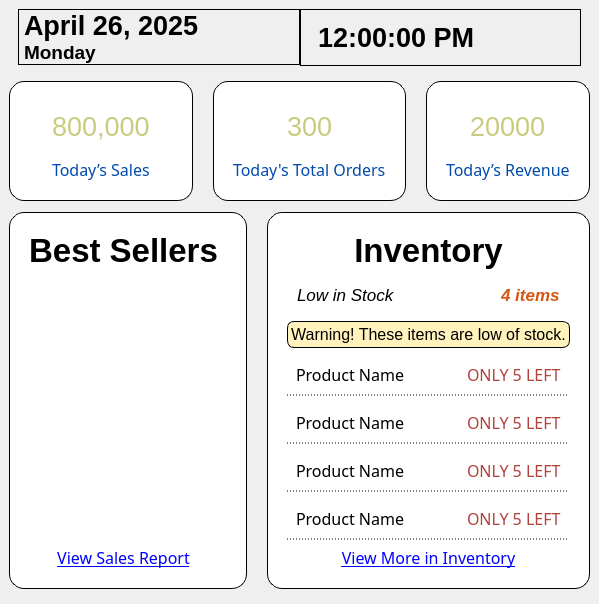
     <widget class="QStackedWidget" name="tabs">
      <property name="sizePolicy">
       <sizepolicy hsizetype="Expanding" vsizetype="Expanding">
        <horstretch>0</horstretch>
        <verstretch>0</verstretch>
       </sizepolicy>
      </property>
      <property name="currentIndex">
       <number>0</number>
      </property>
      <widget class="QWidget" name="pageDashboard">
       <layout class="QVBoxLayout" name="verticalLayout_2">
        <item alignment="Qt::AlignTop">
         <widget class="QWidget" name="header" native="true">
          <layout class="QHBoxLayout" name="horizontalLayout_2">
           <property name="spacing">
            <number>0</number>
           </property>
           <property name="leftMargin">
            <number>0</number>
           </property>
           <property name="topMargin">
            <number>0</number>
           </property>
           <property name="rightMargin">
            <number>0</number>
           </property>
           <property name="bottomMargin">
            <number>0</number>
           </property>
           <item>
            <widget class="QWidget" name="dateday" native="true">
             <property name="styleSheet">
              <string notr="true"/>
             </property>
             <layout class="QHBoxLayout" name="horizontalLayout_3">
              <property name="topMargin">
               <number>0</number>
              </property>
              <property name="rightMargin">
               <number>0</number>
              </property>
              <item alignment="Qt::AlignTop">
               <widget class="QLabel" name="realdateday">
                <property name="font">
                 <font>
                  <pointsize>15</pointsize>
                 </font>
                </property>
                <property name="styleSheet">
                 <string notr="true">QLabel {
    background-color: transparent;
    border: 1px solid black;
}
</string>
                </property>
                <property name="text">
                 <string>&lt;html&gt;&lt;head/&gt;&lt;body&gt;&lt;p&gt;&lt;span style=&quot; font-size:20pt; font-weight:600;&quot;&gt;April 26, 2025&lt;/span&gt;&lt;span style=&quot; font-size:20pt; font-weight:600;&quot;&gt;&lt;br/&gt;&lt;/span&gt;&lt;span style=&quot; font-size:14pt; font-weight:600;&quot;&gt;Monday&lt;/span&gt;&lt;/p&gt;&lt;/body&gt;&lt;/html&gt;</string>
                </property>
               </widget>
              </item>
             </layout>
            </widget>
           </item>
           <item>
            <widget class="QWidget" name="time" native="true">
             <layout class="QHBoxLayout" name="horizontalLayout_4">
              <property name="leftMargin">
               <number>0</number>
              </property>
              <property name="topMargin">
               <number>0</number>
              </property>
              <item alignment="Qt::AlignTop">
               <widget class="QLabel" name="realtime">
                <property name="font">
                 <font>
                  <pointsize>15</pointsize>
                 </font>
                </property>
                <property name="styleSheet">
                 <string notr="true">QLabel {
    background-color: transparent;
    border: 1px solid black;
    padding: 12px;
    text-align: center;
}
</string>
                </property>
                <property name="text">
                 <string>&lt;html&gt;&lt;head/&gt;&lt;body&gt;&lt;p&gt;&lt;span style=&quot; font-size:20pt; font-weight:600;&quot;&gt;12:00:00 PM&lt;/span&gt;&lt;/p&gt;&lt;/body&gt;&lt;/html&gt;</string>
                </property>
               </widget>
              </item>
             </layout>
            </widget>
           </item>
          </layout>
         </widget>
        </item>
        <item>
         <widget class="QWidget" name="records" native="true">
          <property name="styleSheet">
           <string notr="true">QWidget{
background: transparent;}


#orderss {
    background-color: white;
    border: 1px solid black;
	border-radius: 15;
    padding: 10px;
}

#saless {
    background-color: white;
    border: 1px solid black;
	border-radius: 15;
    padding: 10px;
}

#revenue {
    background-color: white;
    border: 1px solid black;
	border-radius: 15;
    padding: 10px;
}
</string>
          </property>
          <layout class="QHBoxLayout" name="horizontalLayout_5">
           <property name="spacing">
            <number>20</number>
           </property>
           <property name="leftMargin">
            <number>0</number>
           </property>
           <property name="topMargin">
            <number>0</number>
           </property>
           <property name="rightMargin">
            <number>0</number>
           </property>
           <property name="bottomMargin">
            <number>0</number>
           </property>
           <item>
            <widget class="QFrame" name="saless">
             <property name="styleSheet">
              <string notr="true">
</string>
             </property>
             <property name="frameShape">
              <enum>QFrame::StyledPanel</enum>
             </property>
             <property name="frameShadow">
              <enum>QFrame::Raised</enum>
             </property>
             <layout class="QVBoxLayout" name="verticalLayout_5">
              <item>
               <widget class="QFrame" name="frame">
                <property name="frameShape">
                 <enum>QFrame::StyledPanel</enum>
                </property>
                <property name="frameShadow">
                 <enum>QFrame::Raised</enum>
                </property>
                <layout class="QHBoxLayout" name="horizontalLayout_6">
                 <item>
                  <widget class="QLabel" name="label_6">
                   <property name="maximumSize">
                    <size>
                     <width>50</width>
                     <height>40</height>
                    </size>
                   </property>
                   <property name="text">
                    <string/>
                   </property>
                   <property name="pixmap">
                    <pixmap>moneyhand_icon.svg</pixmap>
                   </property>
                   <property name="scaledContents">
                    <bool>true</bool>
                   </property>
                  </widget>
                 </item>
                 <item alignment="Qt::AlignHCenter">
                  <widget class="QLabel" name="label">
                   <property name="font">
                    <font>
                     <family>MS Shell Dlg 2</family>
                     <pointsize>20</pointsize>
                    </font>
                   </property>
                   <property name="styleSheet">
                    <string notr="true">color:#c9cc7f;
font-family: &quot;MS Shell Dlg 2&quot;, sans-serif;
background: transparent;
</string>
                   </property>
                   <property name="text">
                    <string>800,000</string>
                   </property>
                  </widget>
                 </item>
                 <item>
                  <widget class="QLabel" name="label_4">
                   <property name="maximumSize">
                    <size>
                     <width>45</width>
                     <height>30</height>
                    </size>
                   </property>
                   <property name="text">
                    <string/>
                   </property>
                   <property name="pixmap">
                    <pixmap>up.png</pixmap>
                   </property>
                   <property name="scaledContents">
                    <bool>true</bool>
                   </property>
                  </widget>
                 </item>
                </layout>
               </widget>
              </item>
              <item alignment="Qt::AlignHCenter">
               <widget class="QLabel" name="label_5">
                <property name="font">
                 <font>
                  <family>Poppins</family>
                  <pointsize>12</pointsize>
                 </font>
                </property>
                <property name="styleSheet">
                 <string notr="true">color: #004aad;
font-family: 'Poppins', Medium;
background: transparent;</string>
                </property>
                <property name="text">
                 <string>Today’s Sales</string>
                </property>
               </widget>
              </item>
             </layout>
            </widget>
           </item>
           <item>
            <widget class="QFrame" name="orderss">
             <property name="styleSheet">
              <string notr="true"/>
             </property>
             <property name="frameShape">
              <enum>QFrame::StyledPanel</enum>
             </property>
             <property name="frameShadow">
              <enum>QFrame::Raised</enum>
             </property>
             <layout class="QVBoxLayout" name="verticalLayout_8">
              <item>
               <widget class="QFrame" name="frame_2">
                <property name="frameShape">
                 <enum>QFrame::StyledPanel</enum>
                </property>
                <property name="frameShadow">
                 <enum>QFrame::Raised</enum>
                </property>
                <layout class="QHBoxLayout" name="horizontalLayout_8">
                 <item>
                  <widget class="QLabel" name="label_11">
                   <property name="maximumSize">
                    <size>
                     <width>50</width>
                     <height>40</height>
                    </size>
                   </property>
                   <property name="text">
                    <string/>
                   </property>
                   <property name="pixmap">
                    <pixmap>moneyhand_icon.svg</pixmap>
                   </property>
                   <property name="scaledContents">
                    <bool>true</bool>
                   </property>
                  </widget>
                 </item>
                 <item alignment="Qt::AlignHCenter">
                  <widget class="QLabel" name="label_12">
                   <property name="font">
                    <font>
                     <family>MS Shell Dlg 2</family>
                     <pointsize>20</pointsize>
                    </font>
                   </property>
                   <property name="styleSheet">
                    <string notr="true">color:#c9cc7f;
font-family: &quot;MS Shell Dlg 2&quot;, sans-serif;
background: transparent;
</string>
                   </property>
                   <property name="text">
                    <string>300</string>
                   </property>
                  </widget>
                 </item>
                 <item>
                  <widget class="QLabel" name="label_13">
                   <property name="maximumSize">
                    <size>
                     <width>45</width>
                     <height>30</height>
                    </size>
                   </property>
                   <property name="text">
                    <string/>
                   </property>
                   <property name="pixmap">
                    <pixmap>up.png</pixmap>
                   </property>
                   <property name="scaledContents">
                    <bool>true</bool>
                   </property>
                  </widget>
                 </item>
                </layout>
               </widget>
              </item>
              <item alignment="Qt::AlignHCenter">
               <widget class="QLabel" name="label_7">
                <property name="font">
                 <font>
                  <family>Poppins</family>
                  <pointsize>12</pointsize>
                 </font>
                </property>
                <property name="styleSheet">
                 <string notr="true">color: #004aad;
font-family: 'Poppins', Medium;
background: transparent;</string>
                </property>
                <property name="text">
                 <string>Today's Total Orders</string>
                </property>
               </widget>
              </item>
             </layout>
            </widget>
           </item>
           <item>
            <widget class="QFrame" name="revenue">
             <property name="styleSheet">
              <string notr="true"/>
             </property>
             <property name="frameShape">
              <enum>QFrame::StyledPanel</enum>
             </property>
             <property name="frameShadow">
              <enum>QFrame::Raised</enum>
             </property>
             <layout class="QVBoxLayout" name="verticalLayout_7">
              <item>
               <widget class="QFrame" name="frame_3">
                <property name="frameShape">
                 <enum>QFrame::StyledPanel</enum>
                </property>
                <property name="frameShadow">
                 <enum>QFrame::Raised</enum>
                </property>
                <layout class="QHBoxLayout" name="horizontalLayout_10">
                 <item>
                  <widget class="QLabel" name="label_18">
                   <property name="maximumSize">
                    <size>
                     <width>50</width>
                     <height>40</height>
                    </size>
                   </property>
                   <property name="text">
                    <string/>
                   </property>
                   <property name="pixmap">
                    <pixmap>moneyhand_icon.svg</pixmap>
                   </property>
                   <property name="scaledContents">
                    <bool>true</bool>
                   </property>
                  </widget>
                 </item>
                 <item alignment="Qt::AlignHCenter">
                  <widget class="QLabel" name="label_19">
                   <property name="font">
                    <font>
                     <family>MS Shell Dlg 2</family>
                     <pointsize>20</pointsize>
                    </font>
                   </property>
                   <property name="styleSheet">
                    <string notr="true">color:#c9cc7f;
font-family: &quot;MS Shell Dlg 2&quot;, sans-serif;
background: transparent;
</string>
                   </property>
                   <property name="text">
                    <string>20000</string>
                   </property>
                  </widget>
                 </item>
                 <item>
                  <widget class="QLabel" name="label_20">
                   <property name="maximumSize">
                    <size>
                     <width>45</width>
                     <height>30</height>
                    </size>
                   </property>
                   <property name="text">
                    <string/>
                   </property>
                   <property name="pixmap">
                    <pixmap>up.png</pixmap>
                   </property>
                   <property name="scaledContents">
                    <bool>true</bool>
                   </property>
                  </widget>
                 </item>
                </layout>
               </widget>
              </item>
              <item alignment="Qt::AlignHCenter">
               <widget class="QLabel" name="label_14">
                <property name="font">
                 <font>
                  <family>Poppins</family>
                  <pointsize>12</pointsize>
                 </font>
                </property>
                <property name="styleSheet">
                 <string notr="true">color: #004aad;
font-family: 'Poppins', Medium;
background: transparent;</string>
                </property>
                <property name="text">
                 <string>Today’s Revenue</string>
                </property>
               </widget>
              </item>
             </layout>
            </widget>
           </item>
          </layout>
         </widget>
        </item>
        <item>
         <widget class="QWidget" name="graph" native="true">
          <property name="sizePolicy">
           <sizepolicy hsizetype="Preferred" vsizetype="Expanding">
            <horstretch>0</horstretch>
            <verstretch>0</verstretch>
           </sizepolicy>
          </property>
          <property name="styleSheet">
           <string notr="true">QWidget{
background: transparent;}


#bestSell {
    background-color: white;
    border: 1px solid black;
	border-radius: 15;
    padding: 10px;
}
#Inventory{
    background-color: white;
    border: 1px solid black;
	border-radius: 15;
    padding: 10px;
}</string>
          </property>
          <layout class="QHBoxLayout" name="horizontalLayout_11">
           <property name="spacing">
            <number>20</number>
           </property>
           <property name="leftMargin">
            <number>0</number>
           </property>
           <property name="topMargin">
            <number>5</number>
           </property>
           <property name="rightMargin">
            <number>0</number>
           </property>
           <property name="bottomMargin">
            <number>6</number>
           </property>
           <item>
            <widget class="QFrame" name="bestSell">
             <property name="styleSheet">
              <string notr="true"/>
             </property>
             <property name="frameShape">
              <enum>QFrame::StyledPanel</enum>
             </property>
             <property name="frameShadow">
              <enum>QFrame::Raised</enum>
             </property>
             <layout class="QVBoxLayout" name="verticalLayout_9">
              <property name="leftMargin">
               <number>0</number>
              </property>
              <property name="rightMargin">
               <number>9</number>
              </property>
              <item>
               <widget class="QLabel" name="label_21">
                <property name="sizePolicy">
                 <sizepolicy hsizetype="Minimum" vsizetype="Fixed">
                  <horstretch>0</horstretch>
                  <verstretch>0</verstretch>
                 </sizepolicy>
                </property>
                <property name="font">
                 <font>
                  <pointsize>25</pointsize>
                  <weight>75</weight>
                  <bold>true</bold>
                 </font>
                </property>
                <property name="layoutDirection">
                 <enum>Qt::LeftToRight</enum>
                </property>
                <property name="styleSheet">
                 <string notr="true"/>
                </property>
                <property name="text">
                 <string>Best Sellers</string>
                </property>
                <property name="alignment">
                 <set>Qt::AlignHCenter|Qt::AlignTop</set>
                </property>
               </widget>
              </item>
              <item>
               <widget class="QFrame" name="chart">
                <property name="sizePolicy">
                 <sizepolicy hsizetype="Preferred" vsizetype="Expanding">
                  <horstretch>0</horstretch>
                  <verstretch>0</verstretch>
                 </sizepolicy>
                </property>
                <property name="styleSheet">
                 <string notr="true">background-color: white;
border: none;
</string>
                </property>
                <property name="frameShape">
                 <enum>QFrame::StyledPanel</enum>
                </property>
                <property name="frameShadow">
                 <enum>QFrame::Raised</enum>
                </property>
               </widget>
              </item>
              <item>
               <widget class="QPushButton" name="ViewSalesbtn">
                <property name="font">
                 <font>
                  <family>Poppins</family>
                  <pointsize>12</pointsize>
                  <underline>true</underline>
                 </font>
                </property>
                <property name="styleSheet">
                 <string notr="true">QPushButton{color: blue;
font-family: 'Poppins', Medium;
text-decoration: underline;
border: none;
background: transparent;}
QPushButton:hover {
color:#8d2721;
}
</string>
                </property>
                <property name="text">
                 <string>View Sales Report</string>
                </property>
               </widget>
              </item>
             </layout>
            </widget>
           </item>
           <item>
            <widget class="QFrame" name="Inventory">
             <property name="styleSheet">
              <string notr="true">#p1,#p2,#p3,#p4{
    border: none;
    border-bottom: 1px dotted black;
}
</string>
             </property>
             <property name="frameShape">
              <enum>QFrame::StyledPanel</enum>
             </property>
             <property name="frameShadow">
              <enum>QFrame::Raised</enum>
             </property>
             <layout class="QVBoxLayout" name="verticalLayout_10">
              <item>
               <widget class="QLabel" name="inventorylabel">
                <property name="sizePolicy">
                 <sizepolicy hsizetype="Minimum" vsizetype="Fixed">
                  <horstretch>0</horstretch>
                  <verstretch>0</verstretch>
                 </sizepolicy>
                </property>
                <property name="font">
                 <font>
                  <pointsize>25</pointsize>
                  <weight>75</weight>
                  <bold>true</bold>
                 </font>
                </property>
                <property name="layoutDirection">
                 <enum>Qt::LeftToRight</enum>
                </property>
                <property name="styleSheet">
                 <string notr="true"/>
                </property>
                <property name="text">
                 <string>Inventory</string>
                </property>
                <property name="alignment">
                 <set>Qt::AlignHCenter|Qt::AlignTop</set>
                </property>
               </widget>
              </item>
              <item>
               <widget class="QFrame" name="alertframe">
                <property name="frameShape">
                 <enum>QFrame::StyledPanel</enum>
                </property>
                <property name="frameShadow">
                 <enum>QFrame::Raised</enum>
                </property>
                <layout class="QHBoxLayout" name="horizontalLayout_12">
                 <item alignment="Qt::AlignLeft">
                  <widget class="QLabel" name="lowstock">
                   <property name="font">
                    <font>
                     <pointsize>13</pointsize>
                     <weight>50</weight>
                     <italic>true</italic>
                     <bold>false</bold>
                    </font>
                   </property>
                   <property name="text">
                    <string>Low in Stock</string>
                   </property>
                  </widget>
                 </item>
                 <item alignment="Qt::AlignRight">
                  <widget class="QLabel" name="label_24">
                   <property name="font">
                    <font>
                     <pointsize>13</pointsize>
                     <weight>75</weight>
                     <italic>true</italic>
                     <bold>true</bold>
                    </font>
                   </property>
                   <property name="styleSheet">
                    <string notr="true">color: #d75413;
background: transparent;</string>
                   </property>
                   <property name="text">
                    <string>4 items</string>
                   </property>
                  </widget>
                 </item>
                </layout>
               </widget>
              </item>
              <item>
               <widget class="QLabel" name="label_25">
                <property name="font">
                 <font>
                  <pointsize>12</pointsize>
                 </font>
                </property>
                <property name="layoutDirection">
                 <enum>Qt::LeftToRight</enum>
                </property>
                <property name="styleSheet">
                 <string notr="true">color: #000000;
border: 1px solid #000000; 
border-radius: 7px; 
padding: 3px; 
background-color: #fff2bd; 
</string>
                </property>
                <property name="text">
                 <string>Warning! These items are low of stock.</string>
                </property>
                <property name="alignment">
                 <set>Qt::AlignCenter</set>
                </property>
               </widget>
              </item>
              <item>
               <widget class="QFrame" name="p1">
                <property name="frameShape">
                 <enum>QFrame::StyledPanel</enum>
                </property>
                <property name="frameShadow">
                 <enum>QFrame::Raised</enum>
                </property>
                <layout class="QHBoxLayout" name="horizontalLayout_13">
                 <item>
                  <widget class="QLabel" name="label_22">
                   <property name="font">
                    <font>
                     <family>Poppins</family>
                     <pointsize>12</pointsize>
                     <weight>50</weight>
                     <bold>false</bold>
                    </font>
                   </property>
                   <property name="text">
                    <string>Product Name</string>
                   </property>
                  </widget>
                 </item>
                 <item alignment="Qt::AlignRight">
                  <widget class="QLabel" name="label_28">
                   <property name="font">
                    <font>
                     <family>Poppins</family>
                     <pointsize>12</pointsize>
                     <weight>50</weight>
                     <bold>false</bold>
                    </font>
                   </property>
                   <property name="styleSheet">
                    <string notr="true">color: #b2423c;
background: transparent;</string>
                   </property>
                   <property name="text">
                    <string>ONLY 5 LEFT</string>
                   </property>
                  </widget>
                 </item>
                </layout>
               </widget>
              </item>
              <item>
               <widget class="QFrame" name="p2">
                <property name="frameShape">
                 <enum>QFrame::StyledPanel</enum>
                </property>
                <property name="frameShadow">
                 <enum>QFrame::Raised</enum>
                </property>
                <layout class="QHBoxLayout" name="horizontalLayout_14">
                 <item alignment="Qt::AlignLeft">
                  <widget class="QLabel" name="label_27">
                   <property name="font">
                    <font>
                     <family>Poppins</family>
                     <pointsize>12</pointsize>
                    </font>
                   </property>
                   <property name="text">
                    <string>Product Name</string>
                   </property>
                  </widget>
                 </item>
                 <item alignment="Qt::AlignRight">
                  <widget class="QLabel" name="label_29">
                   <property name="font">
                    <font>
                     <family>Poppins</family>
                     <pointsize>12</pointsize>
                    </font>
                   </property>
                   <property name="styleSheet">
                    <string notr="true">color: #b2423c;
background: transparent;</string>
                   </property>
                   <property name="text">
                    <string>ONLY 5 LEFT</string>
                   </property>
                  </widget>
                 </item>
                </layout>
               </widget>
              </item>
              <item>
               <widget class="QFrame" name="p3">
                <property name="frameShape">
                 <enum>QFrame::StyledPanel</enum>
                </property>
                <property name="frameShadow">
                 <enum>QFrame::Raised</enum>
                </property>
                <layout class="QHBoxLayout" name="horizontalLayout_15">
                 <item alignment="Qt::AlignLeft">
                  <widget class="QLabel" name="label_23">
                   <property name="font">
                    <font>
                     <family>Poppins</family>
                     <pointsize>12</pointsize>
                    </font>
                   </property>
                   <property name="text">
                    <string>Product Name</string>
                   </property>
                  </widget>
                 </item>
                 <item alignment="Qt::AlignRight">
                  <widget class="QLabel" name="label_30">
                   <property name="font">
                    <font>
                     <family>Poppins</family>
                     <pointsize>12</pointsize>
                    </font>
                   </property>
                   <property name="styleSheet">
                    <string notr="true">color: #b2423c;
background: transparent;</string>
                   </property>
                   <property name="text">
                    <string>ONLY 5 LEFT</string>
                   </property>
                  </widget>
                 </item>
                </layout>
               </widget>
              </item>
              <item>
               <widget class="QFrame" name="p4">
                <property name="frameShape">
                 <enum>QFrame::StyledPanel</enum>
                </property>
                <property name="frameShadow">
                 <enum>QFrame::Raised</enum>
                </property>
                <layout class="QHBoxLayout" name="horizontalLayout_16">
                 <item alignment="Qt::AlignLeft">
                  <widget class="QLabel" name="label_26">
                   <property name="font">
                    <font>
                     <family>Poppins</family>
                     <pointsize>12</pointsize>
                    </font>
                   </property>
                   <property name="text">
                    <string>Product Name</string>
                   </property>
                  </widget>
                 </item>
                 <item alignment="Qt::AlignRight">
                  <widget class="QLabel" name="label_31">
                   <property name="font">
                    <font>
                     <family>Poppins</family>
                     <pointsize>12</pointsize>
                    </font>
                   </property>
                   <property name="styleSheet">
                    <string notr="true">color: #b2423c;
background: transparent;</string>
                   </property>
                   <property name="text">
                    <string>ONLY 5 LEFT</string>
                   </property>
                  </widget>
                 </item>
                </layout>
               </widget>
              </item>
              <item>
               <widget class="QPushButton" name="ViewSalesbtn_2">
                <property name="font">
                 <font>
                  <family>Poppins</family>
                  <pointsize>12</pointsize>
                  <underline>true</underline>
                 </font>
                </property>
                <property name="styleSheet">
                 <string notr="true">QPushButton{color: blue;
font-family: 'Poppins', Medium;
text-decoration: underline;
border: none;
background: transparent;}
QPushButton:hover {
color:#8d2721;
}
</string>
                </property>
                <property name="text">
                 <string>View More in Inventory</string>
                </property>
               </widget>
              </item>
             </layout>
            </widget>
           </item>
          </layout>
         </widget>
        </item>
       </layout>
      </widget>
      <widget class="QWidget" name="pageInventory">
       <layout class="QVBoxLayout" name="verticalLayout_3">
        <item>
         <widget class="QLabel" name="inv">
          <property name="text">
           <string>inventory dae</string>
          </property>
         </widget>
        </item>
       </layout>
      </widget>
      <widget class="QWidget" name="pageOrder">
       <layout class="QVBoxLayout" name="verticalLayout_4">
        <item>
         <widget class="QLabel" name="orders">
          <property name="text">
           <string>orders dae</string>
          </property>
         </widget>
        </item>
       </layout>
      </widget>
      <widget class="QWidget" name="pageSale">
       <layout class="QVBoxLayout" name="verticalLayout_6">
        <item>
         <widget class="QLabel" name="sales">
          <property name="text">
           <string>sales</string>
          </property>
         </widget>
        </item>
       </layout>
      </widget>
      <widget class="QWidget" name="pageAccount">
       <widget class="QLabel" name="acc">
        <property name="geometry">
         <rect>
          <x>9</x>
          <y>9</y>
          <width>16</width>
          <height>16</height>
         </rect>
        </property>
        <property name="text">
         <string>acc</string>
        </property>
       </widget>
      </widget>
     </widget>
